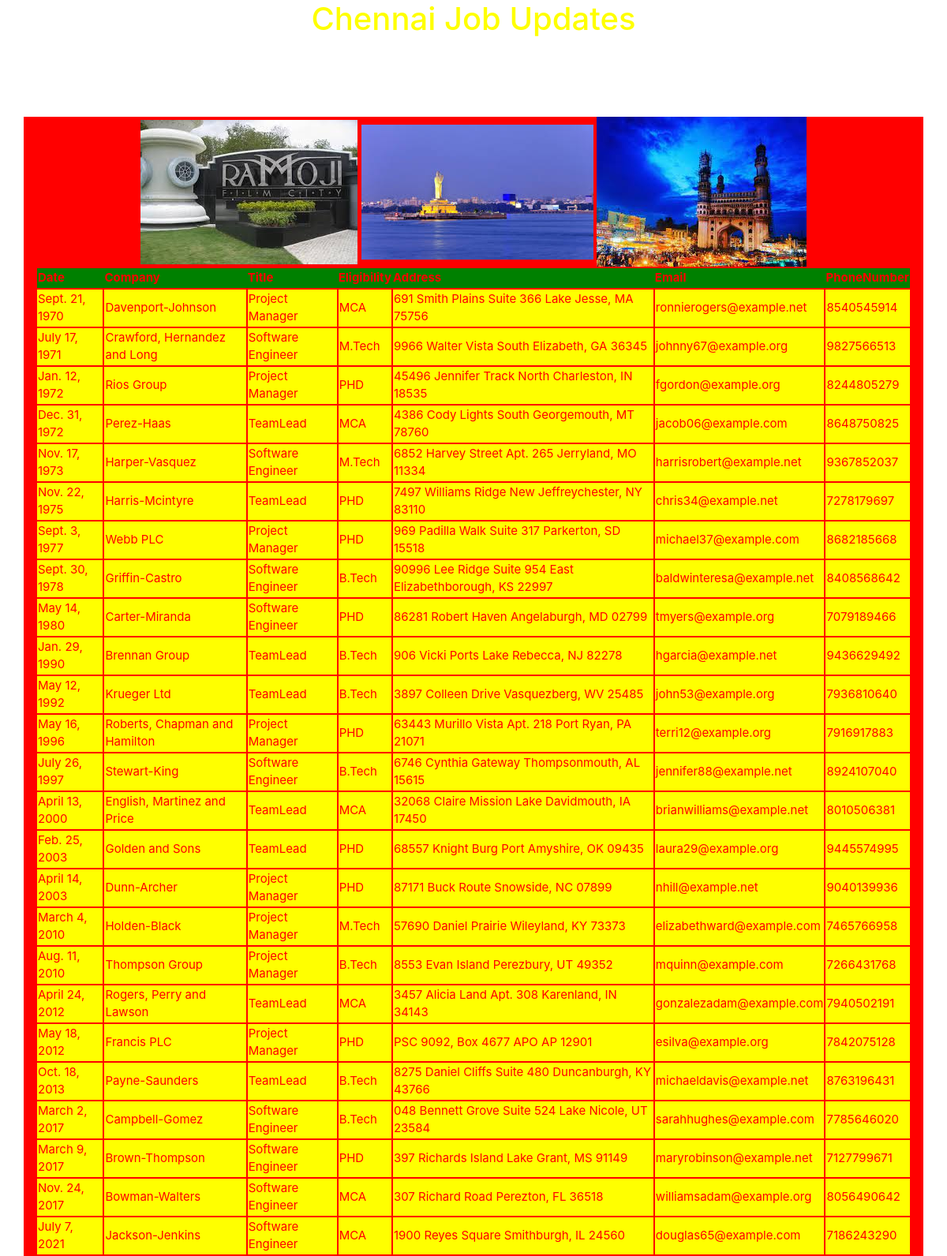
Page /chennaijobs on the committed database.
### testApp/models.py (models this page shows)
class chennaijobs(models.Model):
    Date = models.DateField()
    Company = models.CharField(max_length=100)
    Title = models.CharField(max_length=100)
    Eligibility = models.CharField(max_length=100)
    Address = models.CharField(max_length=100)
    Email = models.EmailField()
    Phonenumber = models.IntegerField()

### testApp/views.py (the view)
# urls.py: path('chennaijobs', views.chennaijobs_view),
def chennaijobs_view(request):
    jobs_list = chennaijobs.objects.order_by('Date')
    my_dict = {'jobs_list': jobs_list}
    return render(request,'testApp/chennaijobs.html',context=my_dict)

### templates/testApp/chennaijobs.html (shortened to what this page needs)
<!DOCTYPE html>
{% load static %}
<html lang="en">
<head>
    <link rel="stylesheet" href="https://maxcdn.bootstrapcdn.com/bootstrap/4.0.0/css/bootstrap.min.css"
>
    <link rel="stylesheet" href="{% static 'css/demo.css' %}">
</head>
<body>
<h1>Chennai Job Updates</h1>
<div class="container" align="center">
     <img src="{% static 'images/hyd1.jpg' %}" alt="">
     <img src="{% static 'images/hyd2.jpg' %}" alt="">
     <img src="{% static 'images/hyd3.jpg' %}" alt="">
    {% if jobs_list %}
    <table>
        <thead>
          <th>Date</th>
          <th>Company</th>
          <th>Title</th>
          <th>Eligibility</th>
          <th>Address</th>
          <th>Email</th>
          <th>PhoneNumber</th>
          </thead>
        {% for jobs in jobs_list %}
        <tr>
            <td>{{jobs.Date}}</td>
            <td>{{jobs.Company}}</td>
            <td>{{jobs.Title}}</td>
            <td>{{jobs.Eligibility}}</td>
            <td>{{jobs.Address}}</td>
            <td>{{jobs.Email}}</td>
            <td>{{jobs.Phonenumber}}</td>
        </tr>
        {% endfor %}
    </table>
    {% else %}
     <p>No Jobs Found..!</p>
{% endif %}
</div>
</body>
</html>

### static/css/demo.css (style rules this page uses)
body { background:url('https://www.teahub.io/photos/full/13-137126_1920x1152-free-download-nature-hd-wallpapers-nature-nature.jpg'); background-repeat : no-repeat; background-size : cover; }
.container { margin-top :100px; background : red; }
h1 { color : yellow; text-align : center; }
td,table { margin:auto; border:2px solid red; color :red; background:yellow; font-size :15px; }
thead { background:green; }

### rows in the picture
chennaijobs: Date "Sept. 21, 1970", Company "Davenport-Johnson", Title "Project Manager", Eligibility "MCA", Address "691 Smith Plains Suite 366 Lake Jesse, MA 75756", Email "ronnierogers@example.net", Phonenumber "8540545914"
chennaijobs: Date "July 17, 1971", Company "Crawford, Hernandez and Long", Title "Software Engineer", Eligibility "M.Tech", Address "9966 Walter Vista South Elizabeth, GA 36345", Email "johnny67@example.org", Phonenumber "9827566513"
chennaijobs: Date "Jan. 12, 1972", Company "Rios Group", Title "Project Manager", Eligibility "PHD", Address "45496 Jennifer Track North Charleston, IN 18535", Email "fgordon@example.org", Phonenumber "8244805279"
chennaijobs: Date "Dec. 31, 1972", Company "Perez-Haas", Title "TeamLead", Eligibility "MCA", Address "4386 Cody Lights South Georgemouth, MT 78760", Email "jacob06@example.com", Phonenumber "8648750825"
chennaijobs: Date "Nov. 17, 1973", Company "Harper-Vasquez", Title "Software Engineer", Eligibility "M.Tech", Address "6852 Harvey Street Apt. 265 Jerryland, MO 11334", Email "harrisrobert@example.net", Phonenumber "9367852037"
chennaijobs: Date "Nov. 22, 1975", Company "Harris-Mcintyre", Title "TeamLead", Eligibility "PHD", Address "7497 Williams Ridge New Jeffreychester, NY 83110", Email "chris34@example.net", Phonenumber "7278179697"
chennaijobs: Date "Sept. 3, 1977", Company "Webb PLC", Title "Project Manager", Eligibility "PHD", Address "969 Padilla Walk Suite 317 Parkerton, SD 15518", Email "michael37@example.com", Phonenumber "8682185668"
chennaijobs: Date "Sept. 30, 1978", Company "Griffin-Castro", Title "Software Engineer", Eligibility "B.Tech", Address "90996 Lee Ridge Suite 954 East Elizabethborough, KS 22997", Email "baldwinteresa@example.net", Phonenumber "8408568642"
chennaijobs: Date "May 14, 1980", Company "Carter-Miranda", Title "Software Engineer", Eligibility "PHD", Address "86281 Robert Haven Angelaburgh, MD 02799", Email "tmyers@example.org", Phonenumber "7079189466"
chennaijobs: Date "Jan. 29, 1990", Company "Brennan Group", Title "TeamLead", Eligibility "B.Tech", Address "906 Vicki Ports Lake Rebecca, NJ 82278", Email "hgarcia@example.net", Phonenumber "9436629492"
chennaijobs: Date "May 12, 1992", Company "Krueger Ltd", Title "TeamLead", Eligibility "B.Tech", Address "3897 Colleen Drive Vasquezberg, WV 25485", Email "john53@example.org", Phonenumber "7936810640"
chennaijobs: Date "May 16, 1996", Company "Roberts, Chapman and Hamilton", Title "Project Manager", Eligibility "PHD", Address "63443 Murillo Vista Apt. 218 Port Ryan, PA 21071", Email "terri12@example.org", Phonenumber "7916917883"
chennaijobs: Date "July 26, 1997", Company "Stewart-King", Title "Software Engineer", Eligibility "B.Tech", Address "6746 Cynthia Gateway Thompsonmouth, AL 15615", Email "jennifer88@example.net", Phonenumber "8924107040"
chennaijobs: Date "April 13, 2000", Company "English, Martinez and Price", Title "TeamLead", Eligibility "MCA", Address "32068 Claire Mission Lake Davidmouth, IA 17450", Email "brianwilliams@example.net", Phonenumber "8010506381"
chennaijobs: Date "Feb. 25, 2003", Company "Golden and Sons", Title "TeamLead", Eligibility "PHD", Address "68557 Knight Burg Port Amyshire, OK 09435", Email "laura29@example.org", Phonenumber "9445574995"
chennaijobs: Date "April 14, 2003", Company "Dunn-Archer", Title "Project Manager", Eligibility "PHD", Address "87171 Buck Route Snowside, NC 07899", Email "nhill@example.net", Phonenumber "9040139936"
chennaijobs: Date "March 4, 2010", Company "Holden-Black", Title "Project Manager", Eligibility "M.Tech", Address "57690 Daniel Prairie Wileyland, KY 73373", Email "elizabethward@example.com", Phonenumber "7465766958"
chennaijobs: Date "Aug. 11, 2010", Company "Thompson Group", Title "Project Manager", Eligibility "B.Tech", Address "8553 Evan Island Perezbury, UT 49352", Email "mquinn@example.com", Phonenumber "7266431768"
chennaijobs: Date "April 24, 2012", Company "Rogers, Perry and Lawson", Title "TeamLead", Eligibility "MCA", Address "3457 Alicia Land Apt. 308 Karenland, IN 34143", Email "gonzalezadam@example.com", Phonenumber "7940502191"
chennaijobs: Date "May 18, 2012", Company "Francis PLC", Title "Project Manager", Eligibility "PHD", Address "PSC 9092, Box 4677 APO AP 12901", Email "esilva@example.org", Phonenumber "7842075128"
chennaijobs: Date "Oct. 18, 2013", Company "Payne-Saunders", Title "TeamLead", Eligibility "B.Tech", Address "8275 Daniel Cliffs Suite 480 Duncanburgh, KY 43766", Email "michaeldavis@example.net", Phonenumber "8763196431"
chennaijobs: Date "March 2, 2017", Company "Campbell-Gomez", Title "Software Engineer", Eligibility "B.Tech", Address "048 Bennett Grove Suite 524 Lake Nicole, UT 23584", Email "sarahhughes@example.com", Phonenumber "7785646020"
chennaijobs: Date "March 9, 2017", Company "Brown-Thompson", Title "Software Engineer", Eligibility "PHD", Address "397 Richards Island Lake Grant, MS 91149", Email "maryrobinson@example.net", Phonenumber "7127799671"
chennaijobs: Date "Nov. 24, 2017", Company "Bowman-Walters", Title "Software Engineer", Eligibility "MCA", Address "307 Richard Road Perezton, FL 36518", Email "williamsadam@example.org", Phonenumber "8056490642"
chennaijobs: Date "July 7, 2021", Company "Jackson-Jenkins", Title "Software Engineer", Eligibility "MCA", Address "1900 Reyes Square Smithburgh, IL 24560", Email "douglas65@example.com", Phonenumber "7186243290"
